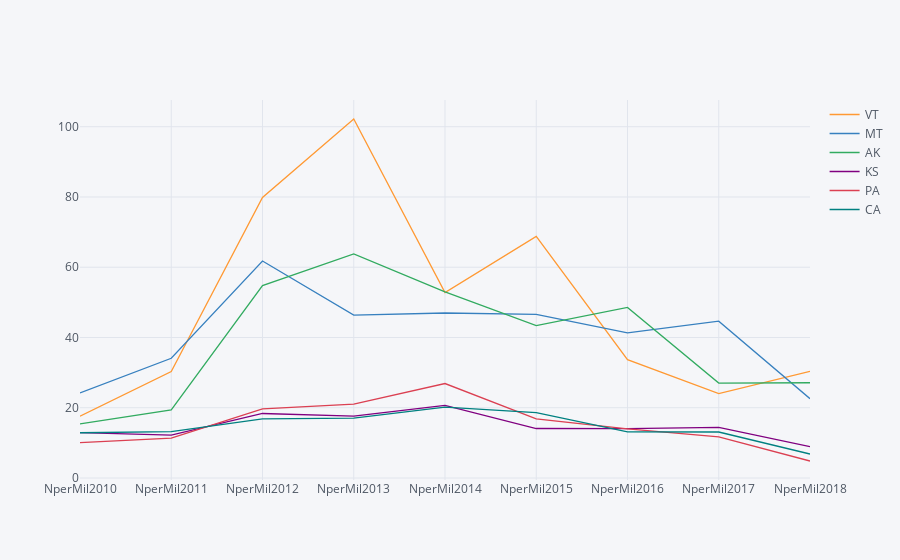

Notebook code cell kept with this figure:
### Code cell
best_states_T_df[top3+bot3].iplot()

### Figure 1 — Plotly figure (JSON) as saved in the notebook; plotly's stock layout.template omitted (floating-point values rounded to 4 significant figures)
{"data": [{"line": {"color": "rgba(255, 153, 51, 1.0)", "dash": "solid", "shape": "linear", "width": 1.3}, "mode": "lines", "name": "VT", "text": "", "type": "scatter", "uid": "508b38e0-6752-4f11-b47e-51b142cfd770", "x": ["NperMil2010", "NperMil2011", "NperMil2012", "NperMil2013", "NperMil2014", "NperMil2015", "NperMil2016", "NperMil2017", "NperMil2018"], "y": [17.58, 30.3, 79.86, 102.2, 52.78, 68.78, 33.67, 24.02, 30.34]}, {"line": {"color": "rgba(55, 128, 191, 1.0)", "dash": "solid", "shape": "linear", "width": 1.3}, "mode": "lines", "name": "MT", "text": "", "type": "scatter", "uid": "c4154487-1695-4f2a-9da0-ba17e524efb3", "x": ["NperMil2010", "NperMil2011", "NperMil2012", "NperMil2013", "NperMil2014", "NperMil2015", "NperMil2016", "NperMil2017", "NperMil2018"], "y": [24.22, 34.09, 61.77, 46.37, 46.97, 46.58, 41.31, 44.63, 22.59]}, {"line": {"color": "rgba(50, 171, 96, 1.0)", "dash": "solid", "shape": "linear", "width": 1.3}, "mode": "lines", "name": "AK", "text": "", "type": "scatter", "uid": "978eba0d-8c18-405b-9771-e7352f6326ac", "x": ["NperMil2010", "NperMil2011", "NperMil2012", "NperMil2013", "NperMil2014", "NperMil2015", "NperMil2016", "NperMil2017", "NperMil2018"], "y": [15.41, 19.39, 54.76, 63.77, 52.97, 43.39, 48.55, 27.03, 27.12]}, {"line": {"color": "rgba(128, 0, 128, 1.0)", "dash": "solid", "shape": "linear", "width": 1.3}, "mode": "lines", "name": "KS", "text": "", "type": "scatter", "uid": "931a4524-ff5f-4395-ae56-77f3623ea941", "x": ["NperMil2010", "NperMil2011", "NperMil2012", "NperMil2013", "NperMil2014", "NperMil2015", "NperMil2016", "NperMil2017", "NperMil2018"], "y": [12.95, 12.2, 18.37, 17.63, 20.68, 14.09, 14.08, 14.43, 8.93]}, {"line": {"color": "rgba(219, 64, 82, 1.0)", "dash": "solid", "shape": "linear", "width": 1.3}, "mode": "lines", "name": "PA", "text": "", "type": "scatter", "uid": "9a86e5c5-0cba-4470-bbfd-22b2ebb95b52", "x": ["NperMil2010", "NperMil2011", "NperMil2012", "NperMil2013", "NperMil2014", "NperMil2015", "NperMil2016", "NperMil2017", "NperMil2018"], "y": [10.07, 11.38, 19.66, 21.05, 26.9, 16.82, 14.0, 11.73, 4.841]}, {"line": {"color": "rgba(0, 128, 128, 1.0)", "dash": "solid", "shape": "linear", "width": 1.3}, "mode": "lines", "name": "CA", "text": "", "type": "scatter", "uid": "81d5f6d4-de8c-4450-bb3d-aca70b46d167", "x": ["NperMil2010", "NperMil2011", "NperMil2012", "NperMil2013", "NperMil2014", "NperMil2015", "NperMil2016", "NperMil2017", "NperMil2018"], "y": [12.89, 13.23, 16.86, 17.06, 20.19, 18.61, 13.16, 13.1, 6.826]}], "layout": {"legend": {"bgcolor": "#F5F6F9", "font": {"color": "#4D5663"}}, "paper_bgcolor": "#F5F6F9", "plot_bgcolor": "#F5F6F9", "title": {"font": {"color": "#4D5663"}}, "xaxis": {"gridcolor": "#E1E5ED", "showgrid": true, "tickfont": {"color": "#4D5663"}, "title": {"font": {"color": "#4D5663"}, "text": ""}, "zerolinecolor": "#E1E5ED"}, "yaxis": {"gridcolor": "#E1E5ED", "showgrid": true, "tickfont": {"color": "#4D5663"}, "title": {"font": {"color": "#4D5663"}, "text": ""}, "zerolinecolor": "#E1E5ED"}}}
